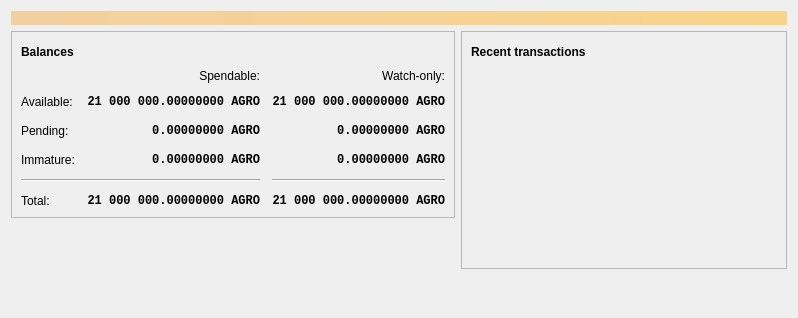
<?xml version="1.0" encoding="UTF-8"?>
<ui version="4.0">
 <class>OverviewPage</class>
 <widget class="QWidget" name="OverviewPage">
  <property name="geometry">
   <rect>
    <x>0</x>
    <y>0</y>
    <width>798</width>
    <height>318</height>
   </rect>
  </property>
  <property name="windowTitle">
   <string>Form</string>
  </property>
  <layout class="QVBoxLayout" name="topLayout">
   <item>
    <widget class="QLabel" name="labelAlerts">
     <property name="visible">
      <bool>false</bool>
     </property>
     <property name="styleSheet">
      <string notr="true">QLabel { background-color: qlineargradient(x1: 0, y1: 0, x2: 1, y2: 0, stop:0 #F0D0A0, stop:1 #F8D488); color:#000000; }</string>
     </property>
     <property name="wordWrap">
      <bool>true</bool>
     </property>
     <property name="margin">
      <number>3</number>
     </property>
     <property name="textInteractionFlags">
      <set>Qt::TextSelectableByMouse</set>
     </property>
    </widget>
   </item>
   <item>
    <layout class="QHBoxLayout" name="horizontalLayout" stretch="1,1">
     <item>
      <layout class="QVBoxLayout" name="verticalLayout_2">
       <item>
        <widget class="QFrame" name="frame">
         <property name="frameShape">
          <enum>QFrame::StyledPanel</enum>
         </property>
         <property name="frameShadow">
          <enum>QFrame::Raised</enum>
         </property>
         <layout class="QVBoxLayout" name="verticalLayout_4">
          <item>
           <layout class="QHBoxLayout" name="horizontalLayout_4">
            <item>
             <widget class="QLabel" name="label_5">
              <property name="font">
               <font>
                <weight>75</weight>
                <bold>true</bold>
               </font>
              </property>
              <property name="text">
               <string>Balances</string>
              </property>
             </widget>
            </item>
            <item>
             <widget class="QPushButton" name="labelWalletStatus">
              <property name="enabled">
               <bool>true</bool>
              </property>
              <property name="maximumSize">
               <size>
                <width>30</width>
                <height>16777215</height>
               </size>
              </property>
              <property name="toolTip">
               <string>The displayed information may be out of date. Your wallet automatically synchronizes with the AgroCoin network after a connection is established, but this process has not completed yet.</string>
              </property>
              <property name="text">
               <string/>
              </property>
              <property name="icon">
               <iconset resource="../agrocoin.qrc">
                <normaloff>:/icons/warning</normaloff>
                <disabledoff>:/icons/warning</disabledoff>:/icons/warning</iconset>
              </property>
              <property name="iconSize">
               <size>
                <width>24</width>
                <height>24</height>
               </size>
              </property>
              <property name="flat">
               <bool>true</bool>
              </property>
             </widget>
            </item>
            <item>
             <spacer name="horizontalSpacer_3">
              <property name="orientation">
               <enum>Qt::Horizontal</enum>
              </property>
              <property name="sizeHint" stdset="0">
               <size>
                <width>40</width>
                <height>20</height>
               </size>
              </property>
             </spacer>
            </item>
           </layout>
          </item>
          <item>
           <layout class="QGridLayout" name="gridLayout">
            <property name="spacing">
             <number>12</number>
            </property>
            <item row="2" column="2">
             <widget class="QLabel" name="labelWatchPending">
              <property name="font">
               <font>
                <family>Monospace</family>
                <weight>75</weight>
                <bold>true</bold>
               </font>
              </property>
              <property name="cursor">
               <cursorShape>IBeamCursor</cursorShape>
              </property>
              <property name="toolTip">
               <string>Unconfirmed transactions to watch-only addresses</string>
              </property>
              <property name="text">
               <string notr="true">0.00000000 AGRO</string>
              </property>
              <property name="alignment">
               <set>Qt::AlignRight|Qt::AlignTrailing|Qt::AlignVCenter</set>
              </property>
              <property name="textInteractionFlags">
               <set>Qt::LinksAccessibleByMouse|Qt::TextSelectableByKeyboard|Qt::TextSelectableByMouse</set>
              </property>
             </widget>
            </item>
            <item row="2" column="1">
             <widget class="QLabel" name="labelUnconfirmed">
              <property name="font">
               <font>
                <family>Monospace</family>
                <weight>75</weight>
                <bold>true</bold>
               </font>
              </property>
              <property name="cursor">
               <cursorShape>IBeamCursor</cursorShape>
              </property>
              <property name="toolTip">
               <string>Total of transactions that have yet to be confirmed, and do not yet count toward the spendable balance</string>
              </property>
              <property name="text">
               <string notr="true">0.00000000 AGRO</string>
              </property>
              <property name="alignment">
               <set>Qt::AlignRight|Qt::AlignTrailing|Qt::AlignVCenter</set>
              </property>
              <property name="textInteractionFlags">
               <set>Qt::LinksAccessibleByMouse|Qt::TextSelectableByKeyboard|Qt::TextSelectableByMouse</set>
              </property>
             </widget>
            </item>
            <item row="3" column="2">
             <widget class="QLabel" name="labelWatchImmature">
              <property name="font">
               <font>
                <family>Monospace</family>
                <weight>75</weight>
                <bold>true</bold>
               </font>
              </property>
              <property name="cursor">
               <cursorShape>IBeamCursor</cursorShape>
              </property>
              <property name="toolTip">
               <string>Mined balance in watch-only addresses that has not yet matured</string>
              </property>
              <property name="text">
               <string notr="true">0.00000000 AGRO</string>
              </property>
              <property name="alignment">
               <set>Qt::AlignRight|Qt::AlignTrailing|Qt::AlignVCenter</set>
              </property>
              <property name="textInteractionFlags">
               <set>Qt::LinksAccessibleByMouse|Qt::TextSelectableByKeyboard|Qt::TextSelectableByMouse</set>
              </property>
             </widget>
            </item>
            <item row="4" column="0" colspan="2">
             <widget class="Line" name="line">
              <property name="orientation">
               <enum>Qt::Horizontal</enum>
              </property>
             </widget>
            </item>
            <item row="4" column="2">
             <widget class="Line" name="lineWatchBalance">
              <property name="sizePolicy">
               <sizepolicy hsizetype="Preferred" vsizetype="Fixed">
                <horstretch>0</horstretch>
                <verstretch>0</verstretch>
               </sizepolicy>
              </property>
              <property name="minimumSize">
               <size>
                <width>140</width>
                <height>0</height>
               </size>
              </property>
              <property name="orientation">
               <enum>Qt::Horizontal</enum>
              </property>
             </widget>
            </item>
            <item row="5" column="0">
             <widget class="QLabel" name="labelTotalText">
              <property name="text">
               <string>Total:</string>
              </property>
             </widget>
            </item>
            <item row="3" column="1">
             <widget class="QLabel" name="labelImmature">
              <property name="font">
               <font>
                <family>Monospace</family>
                <weight>75</weight>
                <bold>true</bold>
               </font>
              </property>
              <property name="cursor">
               <cursorShape>IBeamCursor</cursorShape>
              </property>
              <property name="toolTip">
               <string>Mined balance that has not yet matured</string>
              </property>
              <property name="text">
               <string notr="true">0.00000000 AGRO</string>
              </property>
              <property name="alignment">
               <set>Qt::AlignRight|Qt::AlignTrailing|Qt::AlignVCenter</set>
              </property>
              <property name="textInteractionFlags">
               <set>Qt::LinksAccessibleByMouse|Qt::TextSelectableByKeyboard|Qt::TextSelectableByMouse</set>
              </property>
             </widget>
            </item>
            <item row="2" column="3">
             <spacer name="horizontalSpacer_2">
              <property name="orientation">
               <enum>Qt::Horizontal</enum>
              </property>
              <property name="sizeHint" stdset="0">
               <size>
                <width>40</width>
                <height>20</height>
               </size>
              </property>
             </spacer>
            </item>
            <item row="3" column="0">
             <widget class="QLabel" name="labelImmatureText">
              <property name="text">
               <string>Immature:</string>
              </property>
             </widget>
            </item>
            <item row="5" column="1">
             <widget class="QLabel" name="labelTotal">
              <property name="font">
               <font>
                <family>Monospace</family>
                <weight>75</weight>
                <bold>true</bold>
               </font>
              </property>
              <property name="cursor">
               <cursorShape>IBeamCursor</cursorShape>
              </property>
              <property name="toolTip">
               <string>Your current total balance</string>
              </property>
              <property name="text">
               <string notr="true">21 000 000.00000000 AGRO</string>
              </property>
              <property name="alignment">
               <set>Qt::AlignRight|Qt::AlignTrailing|Qt::AlignVCenter</set>
              </property>
              <property name="textInteractionFlags">
               <set>Qt::LinksAccessibleByMouse|Qt::TextSelectableByKeyboard|Qt::TextSelectableByMouse</set>
              </property>
             </widget>
            </item>
            <item row="5" column="2">
             <widget class="QLabel" name="labelWatchTotal">
              <property name="font">
               <font>
                <family>Monospace</family>
                <weight>75</weight>
                <bold>true</bold>
               </font>
              </property>
              <property name="cursor">
               <cursorShape>IBeamCursor</cursorShape>
              </property>
              <property name="toolTip">
               <string>Current total balance in watch-only addresses</string>
              </property>
              <property name="text">
               <string notr="true">21 000 000.00000000 AGRO</string>
              </property>
              <property name="alignment">
               <set>Qt::AlignRight|Qt::AlignTrailing|Qt::AlignVCenter</set>
              </property>
              <property name="textInteractionFlags">
               <set>Qt::LinksAccessibleByMouse|Qt::TextSelectableByKeyboard|Qt::TextSelectableByMouse</set>
              </property>
             </widget>
            </item>
            <item row="0" column="2">
             <widget class="QLabel" name="labelWatchonly">
              <property name="text">
               <string>Watch-only:</string>
              </property>
              <property name="alignment">
               <set>Qt::AlignRight|Qt::AlignTrailing|Qt::AlignVCenter</set>
              </property>
             </widget>
            </item>
            <item row="1" column="0">
             <widget class="QLabel" name="labelBalanceText">
              <property name="text">
               <string>Available:</string>
              </property>
             </widget>
            </item>
            <item row="1" column="1">
             <widget class="QLabel" name="labelBalance">
              <property name="font">
               <font>
                <family>Monospace</family>
                <weight>75</weight>
                <bold>true</bold>
               </font>
              </property>
              <property name="cursor">
               <cursorShape>IBeamCursor</cursorShape>
              </property>
              <property name="toolTip">
               <string>Your current spendable balance</string>
              </property>
              <property name="text">
               <string notr="true">21 000 000.00000000 AGRO</string>
              </property>
              <property name="alignment">
               <set>Qt::AlignRight|Qt::AlignTrailing|Qt::AlignVCenter</set>
              </property>
              <property name="textInteractionFlags">
               <set>Qt::LinksAccessibleByMouse|Qt::TextSelectableByKeyboard|Qt::TextSelectableByMouse</set>
              </property>
             </widget>
            </item>
            <item row="1" column="2">
             <widget class="QLabel" name="labelWatchAvailable">
              <property name="font">
               <font>
                <family>Monospace</family>
                <weight>75</weight>
                <bold>true</bold>
               </font>
              </property>
              <property name="cursor">
               <cursorShape>IBeamCursor</cursorShape>
              </property>
              <property name="toolTip">
               <string>Your current balance in watch-only addresses</string>
              </property>
              <property name="text">
               <string notr="true">21 000 000.00000000 AGRO</string>
              </property>
              <property name="alignment">
               <set>Qt::AlignRight|Qt::AlignTrailing|Qt::AlignVCenter</set>
              </property>
              <property name="textInteractionFlags">
               <set>Qt::LinksAccessibleByMouse|Qt::TextSelectableByKeyboard|Qt::TextSelectableByMouse</set>
              </property>
             </widget>
            </item>
            <item row="2" column="0">
             <widget class="QLabel" name="labelPendingText">
              <property name="text">
               <string>Pending:</string>
              </property>
             </widget>
            </item>
            <item row="0" column="1">
             <widget class="QLabel" name="labelSpendable">
              <property name="text">
               <string>Spendable:</string>
              </property>
              <property name="alignment">
               <set>Qt::AlignRight|Qt::AlignTrailing|Qt::AlignVCenter</set>
              </property>
             </widget>
            </item>
           </layout>
          </item>
         </layout>
        </widget>
       </item>
       <item>
        <spacer name="verticalSpacer">
         <property name="orientation">
          <enum>Qt::Vertical</enum>
         </property>
         <property name="sizeHint" stdset="0">
          <size>
           <width>20</width>
           <height>40</height>
          </size>
         </property>
        </spacer>
       </item>
      </layout>
     </item>
     <item>
      <layout class="QVBoxLayout" name="verticalLayout_3">
       <item>
        <widget class="QFrame" name="frame_2">
         <property name="frameShape">
          <enum>QFrame::StyledPanel</enum>
         </property>
         <property name="frameShadow">
          <enum>QFrame::Raised</enum>
         </property>
         <layout class="QVBoxLayout" name="verticalLayout">
          <item>
           <layout class="QHBoxLayout" name="horizontalLayout_2">
            <item>
             <widget class="QLabel" name="label_4">
              <property name="font">
               <font>
                <weight>75</weight>
                <bold>true</bold>
               </font>
              </property>
              <property name="text">
               <string>Recent transactions</string>
              </property>
             </widget>
            </item>
            <item>
             <widget class="QPushButton" name="labelTransactionsStatus">
              <property name="enabled">
               <bool>true</bool>
              </property>
              <property name="maximumSize">
               <size>
                <width>30</width>
                <height>16777215</height>
               </size>
              </property>
              <property name="toolTip">
               <string>The displayed information may be out of date. Your wallet automatically synchronizes with the AgroCoin network after a connection is established, but this process has not completed yet.</string>
              </property>
              <property name="text">
               <string/>
              </property>
              <property name="icon">
               <iconset resource="../agrocoin.qrc">
                <normaloff>:/icons/warning</normaloff>
                <disabledoff>:/icons/warning</disabledoff>:/icons/warning</iconset>
              </property>
              <property name="iconSize">
               <size>
                <width>24</width>
                <height>24</height>
               </size>
              </property>
              <property name="flat">
               <bool>true</bool>
              </property>
             </widget>
            </item>
            <item>
             <spacer name="horizontalSpacer">
              <property name="orientation">
               <enum>Qt::Horizontal</enum>
              </property>
              <property name="sizeHint" stdset="0">
               <size>
                <width>40</width>
                <height>20</height>
               </size>
              </property>
             </spacer>
            </item>
           </layout>
          </item>
          <item>
           <widget class="QListView" name="listTransactions">
            <property name="styleSheet">
             <string notr="true">QListView { background: transparent; }</string>
            </property>
            <property name="frameShape">
             <enum>QFrame::NoFrame</enum>
            </property>
            <property name="verticalScrollBarPolicy">
             <enum>Qt::ScrollBarAlwaysOff</enum>
            </property>
            <property name="horizontalScrollBarPolicy">
             <enum>Qt::ScrollBarAlwaysOff</enum>
            </property>
            <property name="selectionMode">
             <enum>QAbstractItemView::NoSelection</enum>
            </property>
           </widget>
          </item>
         </layout>
        </widget>
       </item>
       <item>
        <spacer name="verticalSpacer_2">
         <property name="orientation">
          <enum>Qt::Vertical</enum>
         </property>
         <property name="sizeHint" stdset="0">
          <size>
           <width>20</width>
           <height>40</height>
          </size>
         </property>
        </spacer>
       </item>
      </layout>
     </item>
    </layout>
   </item>
  </layout>
 </widget>
 <resources/>
 <connections/>
</ui>
